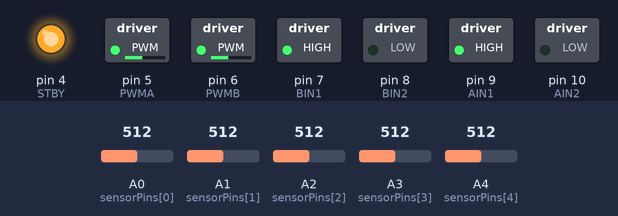
Bench run of a sketch on a simulated Arduino Uno, built with avr-gcc and run on an emulated ATmega328P. Parts: switched loads named in the sketch (green lamp = pin HIGH), output pins drawn as LEDs (lit = HIGH). Dashed ring = blinking. Inputs (shaded band) come from the test bench; at power-on: A0 (sensorPins[0]) = 512, A1 (sensorPins[1]) = 512, A2 (sensorPins[2]) = 512, A4 (sensorPins[4]) = 512, A3 (sensorPins[3]) = 512.

Above: at 1.4 s.
1.5 s: A0 (sensorPins[0]) set to 716
At 2.6 s:
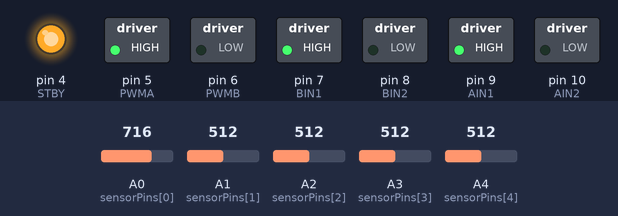
3.0 s: A1 (sensorPins[1]) set to 716
4.5 s: A2 (sensorPins[2]) set to 716
At 4.58 s:
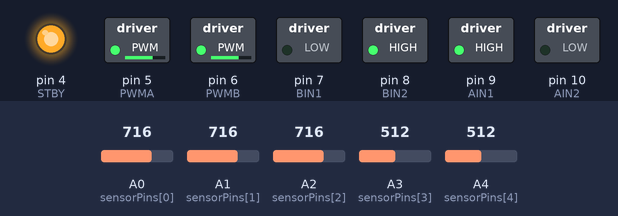
7.5 s: A1 (sensorPins[1]) set to 612
10.5 s: A1 (sensorPins[1]) set to 583
At 11.5 s:
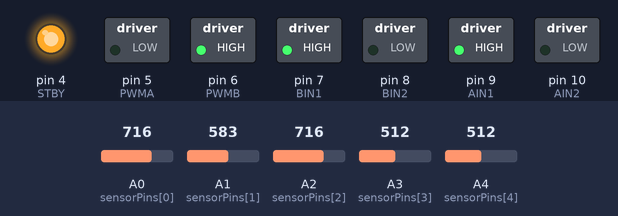
12.0 s: A4 (sensorPins[4]) set to 546
13.5 s: A4 (sensorPins[4]) set to 573
At 14.5 s:
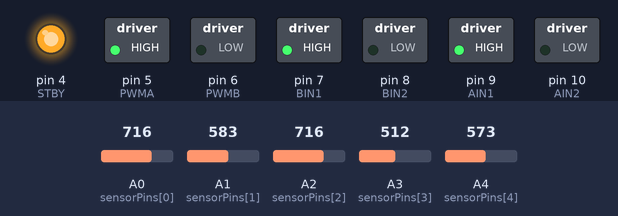
Timing chart, 0 to 16.0 s (numbered marks = the images above; inputs shaded):
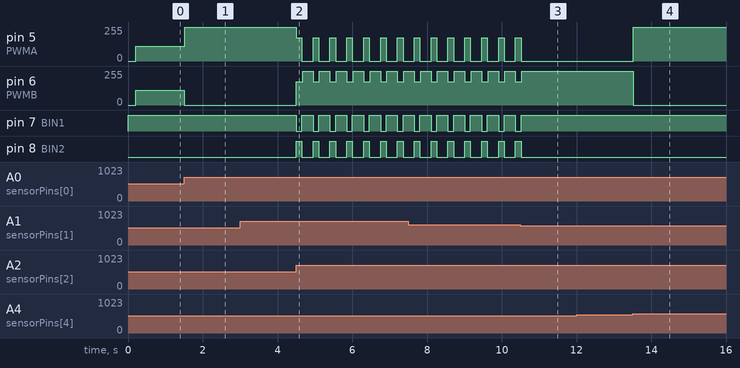

Measured:
- the behaviour switches between 597 and 596 on A1 (sensorPins[1]) (found by bisection; images 2 and 3)
- the behaviour switches between 562 and 563 on A4 (sensorPins[4]) (found by bisection; images 3 and 4)
- after the input at 1.5 s, pin 5 (PWMA): 110/255 → 255/255 at once; pin 6 (PWMB): 110/255 → 0/255 at once
- after the input at 4.5 s, pin 5 (PWMA): alternates 175/255 for 0.15 s and 0/255 for 0.30 s, starting at once; pin 6 (PWMB): alternates 255/255 for 0.28 s and 175/255 for 0.17 s, starting at once; pin 7 (BIN1): alternates HIGH for 0.30 s and LOW for 0.15 s, starting at once; pin 8 (BIN2): alternates HIGH for 0.15 s and LOW for 0.30 s, starting at once
- after the input at 10.5 s, pin 5 (PWMA): goes on until 10.5 s, then stays 0/255; pin 6 (PWMB): goes on until 10.5 s, then stays 255/255; pin 7 (BIN1): goes on until 10.5 s, then stays HIGH; pin 8 (BIN2): goes on until 10.5 s, then stays LOW
- after the input at 12.0 s, every drawn part: stays the same
- after the input at 13.5 s, pin 5 (PWMA): 0/255 → 255/255 at once; pin 6 (PWMB): 255/255 → 0/255 at once

The sketch:

line-follower.ino
```cpp
/************** PIN DEFINITIONS **************/
#define STBY 4

// LEFT MOTOR (TB6612FNG)
#define PWMA 5
#define AIN1 9
#define AIN2 10

// RIGHT MOTOR (TB6612FNG)
#define PWMB 6
#define BIN1 7
#define BIN2 8

/************** IR SENSORS **************/
const uint8_t sensorPins[5] = {A0, A1, A2, A3, A4};

/************** MAIN TUNING (YOU ADJUST) **************/
float Kp = 32.0;
float Kd = 16.0;
int BASE_SPEED = 110;
int MAX_SPEED  = 255;
int THRESHOLD  = 600;

/************** LOOP/CORNER PROTECTION KNOBS **************/
// Slows down automatically on big error -> helps loops
int CORNER_SLOW = 65;                 // 55..85 safe

// Smooth PWM only in normal mode
const int PWM_SLEW = 10;               // 8..12 safe

// Pivot (sharp 90/acute)
int PIVOT_ERR = 1450;                 // 1400..1650 safe
int PIVOT_PWM = 175;                  // 165..205 safe
int PIVOT_HOLD_MS = 150;              // 120..190 safe

// --- IMPORTANT: loop protection ---
// If center sensor is still strongly black, it's likely a curve/loop -> don't pivot
const int PIVOT_CENTER_BLOCK = 320;   // 300..380 safe

// Prevent double pivots (unwanted 180 at joints)
const int PIVOT_COOLDOWN_MS = 300;    // 260..400 safe

// Lost creep (only when NOT pivoting)
const int LOST_CREEP = 60;            // 45..70 safe
const int LOST_BIAS  = 35;            // 20..40 safe

// Center sensor black threshold for ending pivot (line reacquired)
const int CENTER_BLACK_OK = 220;      // 180..260 safe

/************** FINISH / BRANCH CUT ASSIST **************/
// Helps bot take a small left-cut near finish instead of going straight.
const int BRANCH_BLACK    = 260;      // 220..320 (sensitivity)
const int BRANCH_BIAS_PWM = 35;       // 20..60  (commit strength)
const int BRANCH_HOLD_MS  = 90;       // 60..140 (commit time)

/************** STOP BOX DETECTION (NEW) **************/
// Stop when all 5 sensors see strong black for some time.
const int STOP_BLACK      = 260;      // 200..400 (how strong black must be)
const int STOP_HOLD_MS    = 180;      // 120..300 (debounce time)

/************** INTERNALS **************/
int blackVal[5] = {0,0,0,0,0};

int lastError = 0;
int lastLeftPWM = 0;
int lastRightPWM = 0;

// Pivot state
bool pivoting = false;
int pivotDir = 0;                     // -1 = left, +1 = right
unsigned long pivotStart = 0;

// Cooldown state
unsigned long pivotCooldownUntil = 0;

// Branch assist state
unsigned long branchUntil = 0;

// Stop-box timer
unsigned long stopStart = 0;

/************** MOTOR SIGNED CONTROL **************/
// pwm: -255..+255 (negative = reverse)
void setLeftMotor(int pwm) {
  pwm = constrain(pwm, -255, 255);
  if (pwm >= 0) {
    digitalWrite(AIN1, HIGH);
    digitalWrite(AIN2, LOW);
    analogWrite(PWMA, pwm);
  } else {
    digitalWrite(AIN1, LOW);
    digitalWrite(AIN2, HIGH);
    analogWrite(PWMA, -pwm);
  }
}

void setRightMotor(int pwm) {
  pwm = constrain(pwm, -255, 255);
  if (pwm >= 0) {
    digitalWrite(BIN1, HIGH);
    digitalWrite(BIN2, LOW);
    analogWrite(PWMB, pwm);
  } else {
    digitalWrite(BIN1, LOW);
    digitalWrite(BIN2, HIGH);
    analogWrite(PWMB, -pwm);
  }
}

int applySlew(int current, int target, int step) {
  if (target > current + step) return current + step;
  if (target < current - step) return current - step;
  return target;
}

/************** NORMAL DRIVE (FORWARD ONLY, SMOOTHED) **************/
void driveSmoothNormal(int leftTarget, int rightTarget) {
  leftTarget  = constrain(leftTarget,  0, MAX_SPEED);
  rightTarget = constrain(rightTarget, 0, MAX_SPEED);

  lastLeftPWM  = applySlew(lastLeftPWM,  leftTarget,  PWM_SLEW);
  lastRightPWM = applySlew(lastRightPWM, rightTarget, PWM_SLEW);

  // Force forward in normal mode
  digitalWrite(AIN1, HIGH);
  digitalWrite(AIN2, LOW);
  digitalWrite(BIN1, HIGH);
  digitalWrite(BIN2, LOW);

  analogWrite(PWMA, lastLeftPWM);
  analogWrite(PWMB, lastRightPWM);
}

/************** TRUE PIVOT (FORWARD + REVERSE, NO SLEW) **************/
void pivotSpin(int dir) {
  if (dir > 0) {  // RIGHT
    setLeftMotor(+PIVOT_PWM);
    setRightMotor(-PIVOT_PWM);
  } else {        // LEFT
    setLeftMotor(-PIVOT_PWM);
    setRightMotor(+PIVOT_PWM);
  }
}

/************** SENSOR LOGIC **************/
// returns position 0..4000, or -1 if lost. Also fills blackVal[].
int readLinePosition() {
  long sum = 0;
  long weightedSum = 0;

  for (int i = 0; i < 5; i++) {
    int v = analogRead(sensorPins[i]);
    int black = THRESHOLD - v;   // black is LOW -> strength positive

    if (black < 0) black = 0;
    if (black > 1000) black = 1000;

    blackVal[i] = black;
    sum += black;
    weightedSum += (long)black * (i * 1000);
  }

  if (sum == 0) return -1;
  return (int)(weightedSum / sum);
}

bool centerOnLine() {
  return (blackVal[2] > CENTER_BLACK_OK);
}

/************** STOP BOX CHECK **************/
bool allSensorsBlackStrong() {
  for (int i = 0; i < 5; i++) {
    if (blackVal[i] < STOP_BLACK) return false;
  }
  return true;
}

/************** LOST LINE RECOVERY **************/
void recoverLostLineCreep() {
  if (lastError < 0) {
    driveSmoothNormal(LOST_CREEP - LOST_BIAS, LOST_CREEP + LOST_BIAS);
  } else {
    driveSmoothNormal(LOST_CREEP + LOST_BIAS, LOST_CREEP - LOST_BIAS);
  }
}

/************** SETUP **************/
void setup() {
  pinMode(STBY, OUTPUT);
  pinMode(PWMA, OUTPUT);
  pinMode(AIN1, OUTPUT);
  pinMode(AIN2, OUTPUT);
  pinMode(PWMB, OUTPUT);
  pinMode(BIN1, OUTPUT);
  pinMode(BIN2, OUTPUT);

  digitalWrite(STBY, HIGH);

  setLeftMotor(0);
  setRightMotor(0);
  delay(200);
}

/************** LOOP **************/
void loop() {
  int position = readLinePosition();

  // --- STOP BOX DETECTION (works in any mode) ---
  if (allSensorsBlackStrong()) {
    if (stopStart == 0) stopStart = millis();
    if (millis() - stopStart >= (unsigned long)STOP_HOLD_MS) {
      setLeftMotor(0);
      setRightMotor(0);
      while (1); // stop forever
    }
  } else {
    stopStart = 0;
  }

  /***** 1) PIVOT LOCK MODE *****/
  if (pivoting) {
    pivotSpin(pivotDir);

    if (centerOnLine() || (millis() - pivotStart > (unsigned long)PIVOT_HOLD_MS)) {
      pivoting = false;

      pivotCooldownUntil = millis() + (unsigned long)PIVOT_COOLDOWN_MS;

      lastLeftPWM = 0;
      lastRightPWM = 0;

      branchUntil = 0;
    }
    return;
  }

  bool inCooldown = (millis() < pivotCooldownUntil);

  /***** 2) LOST LINE (NOT pivoting) *****/
  if (position == -1) {
    if (inCooldown) {
      setLeftMotor(0);
      setRightMotor(0);
      return;
    }

    if (abs(lastError) > PIVOT_ERR) {
      pivoting = true;
      pivotDir = (lastError > 0) ? +1 : -1;
      pivotStart = millis();
      return;
    }

    recoverLostLineCreep();
    return;
  }

  /***** 3) BRANCH / FINISH CUT ASSIST *****/
  bool nearStraight = (abs(lastError) < 250);
  bool leftBranch   = (blackVal[0] > BRANCH_BLACK || blackVal[1] > BRANCH_BLACK);

  if (!inCooldown && nearStraight && leftBranch) {
    branchUntil = millis() + (unsigned long)BRANCH_HOLD_MS;
  }

  if (millis() < branchUntil) {
    int leftTarget  = BASE_SPEED - BRANCH_BIAS_PWM;
    int rightTarget = BASE_SPEED + BRANCH_BIAS_PWM;
    driveSmoothNormal(leftTarget, rightTarget);
    return;
  }

  /***** 4) NORMAL PD CONTROL *****/
  // ✅ direction for your bot: left -> negative, right -> positive
  int error = position - 2000;

  int derivative = error - lastError;
  lastError = error;

  int absErr = abs(error);

  int base = BASE_SPEED - map(constrain(absErr, 0, 2000), 0, 2000, 0, CORNER_SLOW);
  base = constrain(base, 85, BASE_SPEED);

  bool centerStrong = (blackVal[2] > PIVOT_CENTER_BLOCK);

  if (!inCooldown && !centerStrong && absErr > PIVOT_ERR) {
    pivoting = true;
    pivotDir = (error > 0) ? +1 : -1;
    pivotStart = millis();
    return;
  }

  int correction = (int)(Kp * error + Kd * derivative);

  int leftTarget  = base + correction;
  int rightTarget = base - correction;

  driveSmoothNormal(leftTarget, rightTarget);
}
```
